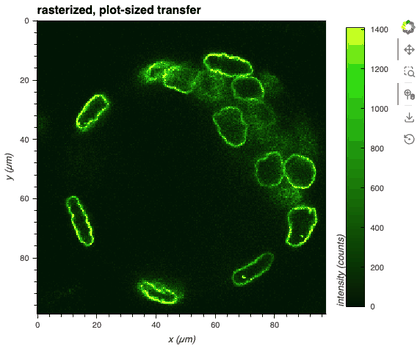
#> input picture assets/image_view.png, 420 x 349 px, found by its file name
$ python make_banner.py
#> lines starting #> are read from the running program, lines starting #| are printed output that depends on the picture
"""Generate the README banner image.

Layout: compact escalation tiers on the left, three real screenshots
on the right with data labels and strategy tags.

One color per strategy, used consistently everywhere:
  - teal (#0f766e): rasterize
  - amber (#b45309): downsample
  - purple (#7c3aed): pyramid / precomputed levels

Run: python dev/make_banner.py
"""
from pathlib import Path

from PIL import Image, ImageDraw, ImageFont

ASSETS = Path("assets")
OUT = ASSETS / "banner.png"

WIDTH = 1100
PAD = 24
GAP = 14

# One color per strategy — used in tier accent bars, tier pills, and screenshot tags
COLOR_RASTERIZE = "#0f766e"
BG_RASTERIZE = "#ccfbf1"
COLOR_DOWNSAMPLE = "#b45309"
BG_DOWNSAMPLE = "#fef3c7"
COLOR_PYRAMID = "#7c3aed"
BG_PYRAMID = "#ede9fe"

# Neutral
BG = "#ffffff"
TEXT = "#1f2328"
SECONDARY = "#6b7280"
BORDER = "#d6dbdf"
PANEL_BG = "#f9fafb"


def get_font(size, bold=False, italic=False):
#> called with size = 13, bold = True, italic = False
    if bold:
        names = ["/System/Library/Fonts/SFPro-Bold.otf",
                 "/System/Library/Fonts/Helvetica.ttc"]
    elif italic:
        names = ["/System/Library/Fonts/SFPro-RegularItalic.otf",
                 "/System/Library/Fonts/SFPro-Regular.otf",
                 "/System/Library/Fonts/Helvetica.ttc"]
    else:
        names = ["/System/Library/Fonts/SFPro-Regular.otf",
                 "/System/Library/Fonts/Helvetica.ttc"]
    for name in names:
        try:
            return ImageFont.truetype(name, size)
        except (OSError, IOError):
            continue
    return ImageFont.load_default()


def rounded_rect(draw, xy, fill=None, outline=None, width=1, radius=5):
    draw.rounded_rectangle(xy, radius=radius, fill=fill, outline=outline, width=width)


def draw_tag(draw, x, y, label, color, bg, font):
    tw = int(draw.textlength(label, font=font))
    w = tw + 14
    h = 20
    rounded_rect(draw, (x, y, x + w, y + h), fill=bg, outline=color, radius=3)
    draw.text((x + 7, y + 3), label, fill=color, font=font)
    return w + 6


def load_and_fit(name, target_w, target_h):
#> called with name = 'image_view.png', target_w = 235, target_h = 210
    img = Image.open(ASSETS / name)
#> img is the input picture: PIL image 420x349 P; mean R, G, B 100.1, 120.5, 98.6
    scale = target_w / img.width
#> scale = 0.56
    new_h = int(img.height * scale)
#> new_h = 195
    img = img.resize((target_w, new_h), Image.LANCZOS)
#> img: PIL image 235x195 P
    if new_h > target_h:
        top = (new_h - target_h) // 2
        img = img.crop((0, top, target_w, top + target_h))
    elif new_h < target_h:
        padded = Image.new("RGB", (target_w, target_h), BG)
#> padded: PIL image 235x210 RGB; every value is 255
        padded.paste(img, (0, (target_h - new_h) // 2))
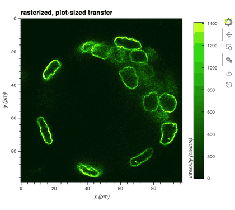
#> padded: PIL image 235x210 RGB; mean R, G, B 112.4, 131.3, 110.9
        img = padded
    return img


def main():
    font_heading = get_font(13, bold=True)
    font_label = get_font(12, bold=True)
    font_sublabel = get_font(10)
    font_tag = get_font(10, bold=True)
    font_tier_num = get_font(12, bold=True)
    font_tier_title = get_font(12, bold=True)
    font_tier_tech = get_font(10, bold=True)
    font_note = get_font(10, italic=True)

    # Dimensions
    LEFT_W = 280
    DIVIDER_X = PAD + LEFT_W + PAD

    right_x = DIVIDER_X + 14
    avail_w = WIDTH - right_x - PAD
    col_w = (avail_w - 2 * GAP) // 3
    shot_h = 210

    LABEL_H = 36
    TAG_H = 30
    total_h = PAD + LABEL_H + shot_h + TAG_H + PAD

    # Load screenshots
    shots = [
        load_and_fit("image_view.png", col_w, shot_h),
        load_and_fit("traces_minimap_view.png", col_w, shot_h),
        load_and_fit("spike_raster_view.png", col_w, shot_h),
    ]
#> call 2 of load_and_fit, with name = 'traces_minimap_view.png', target_w = 235, target_h = 210
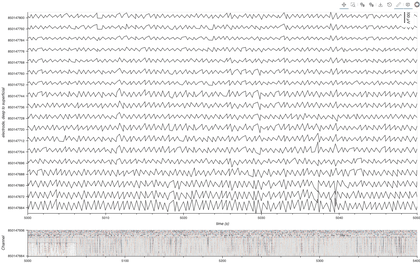
#> input picture assets/traces_minimap_view.png, 420 x 264 px, found by its file name
#> in load_and_fit, img is the input picture: PIL image 420x264 P; mean R, G, B 237.5, 237.2, 237.2
#> in load_and_fit (call 2), `padded.paste(img, (0, (target_h - new_h) // 2))`:
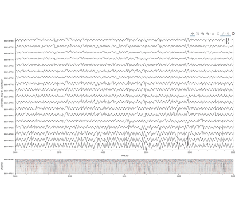
#> padded: PIL image 235x210 RGB; mean R, G, B 243, 242.8, 242.8
#> call 3 of load_and_fit, with name = 'spike_raster_view.png', target_w = 235, target_h = 210
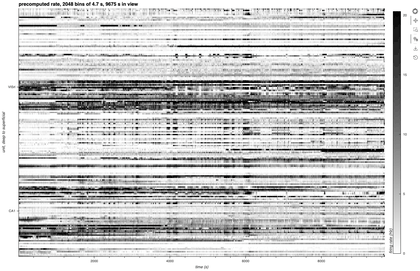
#> input picture assets/spike_raster_view.png, 420 x 271 px, found by its file name
#> in load_and_fit, img is the input picture: PIL image 420x271 P; mean R, G, B 201.4, 201.5, 201.5
#> in load_and_fit (call 3), `img = img.resize((target_w, new_h), Image.LANCZOS)`:
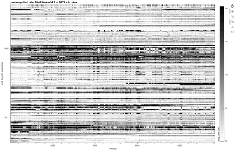
#> img: PIL image 235x151 P; mean R, G, B 202.3, 202.4, 202.4
#> in load_and_fit (call 3), `padded.paste(img, (0, (target_h - new_h) // 2))`:
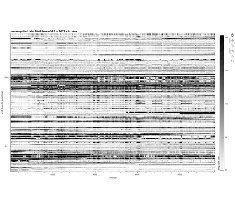
#> padded: PIL image 235x210 RGB; mean R, G, B 217.1, 217.2, 217.2

    labels = ["Fluorescence volume", "LFP, 35 channels", "9.3M spikes, 180 units"]
    sublabels = ["OME-Zarr over HTTP", "1250 Hz, Neuropixels NWB", "spikes and waveforms"]

    # Tags per screenshot — colors match the tiers on the left
    tags = [
        [("rasterize", COLOR_RASTERIZE, BG_RASTERIZE),
         ("pyramid", COLOR_PYRAMID, BG_PYRAMID)],
        [("downsample", COLOR_DOWNSAMPLE, BG_DOWNSAMPLE),
         ("rasterize", COLOR_RASTERIZE, BG_RASTERIZE),
         ("pyramid", COLOR_PYRAMID, BG_PYRAMID)],
        [("rasterize", COLOR_RASTERIZE, BG_RASTERIZE),
         ("precomputed bins", COLOR_PYRAMID, BG_PYRAMID)],
    ]

    canvas = Image.new("RGB", (WIDTH, total_h), BG)
#> canvas: PIL image 1100x324 RGB; every value is 255
    draw = ImageDraw.Draw(canvas)

    # === LEFT COLUMN: Escalation tiers ===
    # Vertically center the left column within total_h
    tiers = [
        ("1", "Reduce what is sent", "rasterize", "downsample",
         COLOR_RASTERIZE, BG_RASTERIZE, COLOR_DOWNSAMPLE, BG_DOWNSAMPLE),
        ("2", "Reduce what is read", "multiscale pyramid", None,
         COLOR_PYRAMID, BG_PYRAMID, None, None),
        ("3", "Reduce what is stored", "reference, not display", None,
         SECONDARY, PANEL_BG, None, None),
    ]

    tier_h = 50
    tier_gap = 8
    n_tiers = len(tiers)
    left_content_h = (n_tiers * tier_h + (n_tiers - 1) * tier_gap
                      + 24)  # heading
    left_y_start = (total_h - left_content_h) // 2

    lx = PAD
    ly = left_y_start

    draw.text((lx, ly), "Composable Reductions",
              fill=TEXT, font=font_heading)
    ly += 24

    for i, (num, title, tech1, tech2, c1, bg1, c2, bg2) in enumerate(tiers):
        ty = ly + i * (tier_h + tier_gap)

        # Box
        rounded_rect(draw, (lx, ty, lx + LEFT_W, ty + tier_h),
                     fill=PANEL_BG, outline=BORDER, radius=4)

        # Left accent bar — use the primary technique color
        draw.rounded_rectangle((lx, ty, lx + 5, ty + tier_h),
                               radius=4, fill=c1)
        # Overwrite the right rounded corners of the accent with the box bg
        draw.rectangle((lx + 3, ty + 1, lx + 5, ty + tier_h - 1), fill=c1)

        # Number + title
        draw.text((lx + 14, ty + 8), f"{num}.", fill=SECONDARY, font=font_tier_num)
        draw.text((lx + 32, ty + 8), title, fill=TEXT, font=font_tier_title)

        # Technique pill(s)
        pill_x = lx + 32
        pill_y = ty + 28
        tw1 = int(draw.textlength(tech1, font=font_tier_tech))
        rounded_rect(draw, (pill_x, pill_y, pill_x + tw1 + 12, pill_y + 17),
                     fill=bg1, outline=c1, radius=3)
        draw.text((pill_x + 6, pill_y + 2), tech1, fill=c1, font=font_tier_tech)

        if tech2:
            pill_x2 = pill_x + tw1 + 18
            tw2 = int(draw.textlength(tech2, font=font_tier_tech))
            rounded_rect(draw, (pill_x2, pill_y, pill_x2 + tw2 + 12, pill_y + 17),
                         fill=bg2, outline=c2, radius=3)
            draw.text((pill_x2 + 6, pill_y + 2), tech2, fill=c2, font=font_tier_tech)
#> this loop made 3 passes
#> (tw1, pill_x2, tw2) on pass 1: (43, 117, 63)
#> tw1 on passes 2 to 3: 95, 109


    # Vertical divider
    draw.line([(DIVIDER_X, PAD + 4), (DIVIDER_X, total_h - PAD - 4)],
              fill=BORDER, width=1)

    # === RIGHT: Screenshots ===
    for i in range(3):
        sx = right_x + i * (col_w + GAP)

        # Labels
        draw.text((sx + col_w // 2, PAD + 4), labels[i],
                  fill=TEXT, font=font_label, anchor="mt")
        draw.text((sx + col_w // 2, PAD + 20), sublabels[i],
                  fill=SECONDARY, font=font_sublabel, anchor="mt")

        # Screenshot with border
        sy = PAD + LABEL_H
        draw.rectangle((sx - 1, sy - 1, sx + col_w + 1, sy + shot_h + 1),
                       outline=BORDER)
        canvas.paste(shots[i], (sx, sy))

        # Tags centered below
        tag_widths = [int(draw.textlength(t, font=font_tag)) + 20
                      for t, _, _ in tags[i]]
        total_tw = sum(tag_widths) + 6 * (len(tags[i]) - 1)
        tx = sx + (col_w - total_tw) // 2
        ty = sy + shot_h + 6
        for tag_label, color, bg in tags[i]:
            consumed = draw_tag(draw, tx, ty, tag_label, color, bg, font_tag)
            tx += consumed
#> this loop made 3 passes
#> (tag_widths, total_tw) on passes 1 to 3: ([63, 61], 130), ([83, 63, 61], 219), ([63, 110], 179)
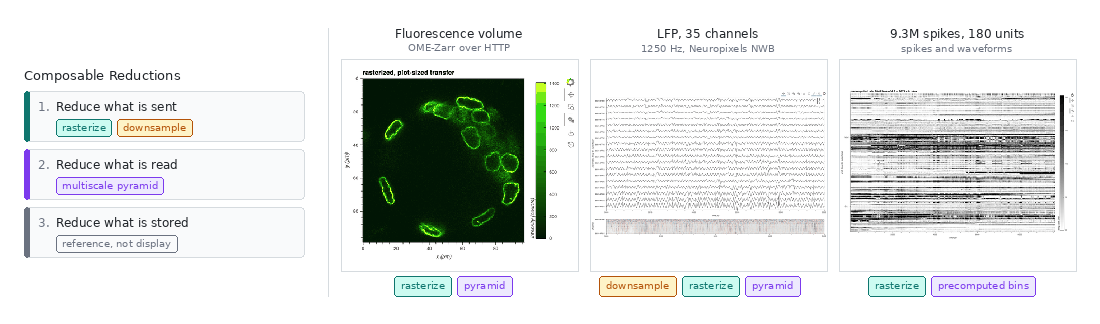
#> canvas: PIL image 1100x324 RGB; mean R, G, B 222.8, 225.9, 223.8

    canvas.save(OUT, optimize=True)
    print(f"wrote {OUT} ({canvas.width}x{canvas.height})")
#| wrote assets/banner.png (1100x324)


if __name__ == "__main__":
    main()
